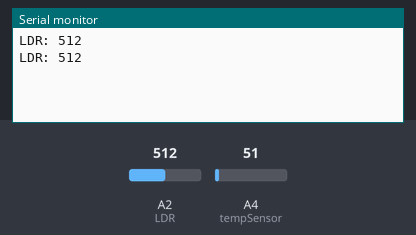
Bench run of a sketch on a simulated Arduino Uno, built with avr-gcc and run on an emulated ATmega328P. Parts: the last lines printed to the serial monitor. The inputs (shaded band) are chosen by the test bench; at power-on: A4 (tempSensor) = 51, A2 (LDR) = 512.

Above: at 2.8 s.
2.9 s: A4 (tempSensor) set to 61
At 5.6 s:
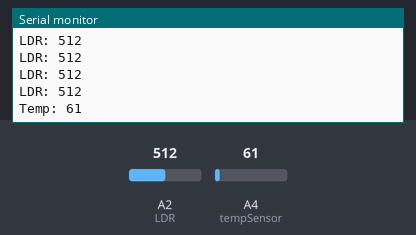
11.5 s: A2 (LDR) set to 716
At 12.8 s:
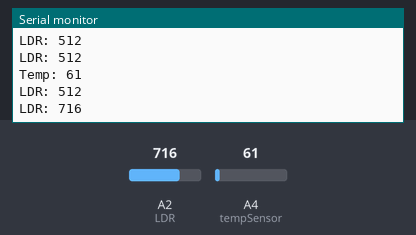
13.0 s: A4 (tempSensor) set to 71
At 13.7 s:
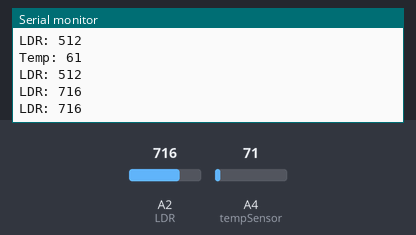
26.0 s: A2 (LDR) set to 900
At 26.8 s:
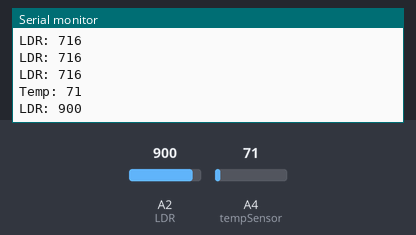
Timing chart, 0 to 29.0 s (numbered marks = the images above; inputs shaded):
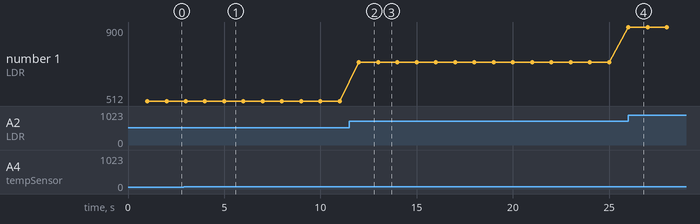

The sketch:

Temperature_And_LDR_sensor_with_Arduino_Millis_Function.ino
```cpp
const byte LDR = 2;
const byte tempSensor = 4;

const long eventTime_1_LDR = 1000;
const long eventTime_2_temp = 5000;


unsigned long previousTime_1 = 0;
unsigned long previousTime_2 = 0;

void setup() {
  Serial.begin(9600);
}

void loop() {


  unsigned long currentTime = millis();


  if ( currentTime - previousTime_1 >= eventTime_1_LDR) {
    Serial.print("LDR: ");
    Serial.println( analogRead(LDR) );

    previousTime_1 = currentTime;
  }


  if ( currentTime - previousTime_2 >= eventTime_2_temp) {

    Serial.print("Temp: ");
    Serial.println( analogRead(tempSensor) );

    previousTime_2 = currentTime;
  }

}
```

Measured:
- after the input at 2.9 s, the serial monitor: prints a new line after 2.1 s (image 1)
- after the input at 11.5 s, the serial monitor: prints a new line after 0.50 s (image 2)
- after the input at 26.0 s, the serial monitor: prints a new line at once (image 4)
- plotted number 1: 512 → 716 after the input at 11.5 s, 716 → 900 after the input at 26.0 s
